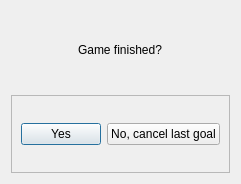
<?xml version="1.0" encoding="UTF-8"?>
<ui version="4.0">
 <class>dialog_gameFinished</class>
 <widget class="QDialog" name="dialog_gameFinished">
  <property name="geometry">
   <rect>
    <x>0</x>
    <y>0</y>
    <width>220</width>
    <height>184</height>
   </rect>
  </property>
  <property name="windowTitle">
   <string>Dialog</string>
  </property>
  <layout class="QVBoxLayout" name="verticalLayout">
   <item alignment="Qt::AlignHCenter">
    <widget class="QLabel" name="label">
     <property name="text">
      <string>Game finished?</string>
     </property>
    </widget>
   </item>
   <item>
    <widget class="QFrame" name="frame_buttons">
     <property name="frameShape">
      <enum>QFrame::StyledPanel</enum>
     </property>
     <property name="frameShadow">
      <enum>QFrame::Raised</enum>
     </property>
     <layout class="QHBoxLayout" name="horizontalLayout">
      <item>
       <widget class="QPushButton" name="pushButton_yes">
        <property name="text">
         <string>Yes</string>
        </property>
        <property name="default">
         <bool>true</bool>
        </property>
       </widget>
      </item>
      <item>
       <widget class="QPushButton" name="pushButton_no">
        <property name="text">
         <string>No, cancel last goal</string>
        </property>
       </widget>
      </item>
     </layout>
    </widget>
   </item>
  </layout>
 </widget>
 <resources/>
 <connections/>
</ui>
